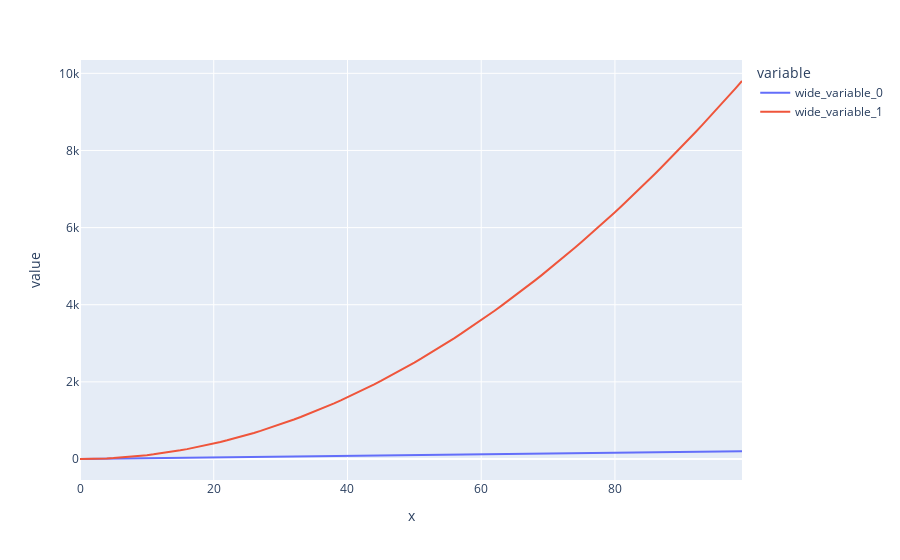

Source (notebook cell):
### Markdown cell above
using plotly express...

### Code cell
px.line(x=x,y=[y,z])

### Figure 1 — Plotly figure (JSON) as saved in the notebook; plotly's stock layout.template omitted (floating-point values rounded to 4 significant figures)
{"data": [{"hovertemplate": "variable=wide_variable_0<br>x=%{x}<br>value=%{y}<extra></extra>", "legendgroup": "wide_variable_0", "line": {"color": "#636efa", "dash": "solid"}, "mode": "lines", "name": "wide_variable_0", "orientation": "v", "showlegend": true, "type": "scatter", "x": [0, 1, 2, 3, 4, 5, 6, 7, 8, 9, 10, 11, 12, 13, 14, 15, 16, 17, 18, 19, 20, 21, 22, 23, 24, 25, 26, 27, 28, 29, 30, 31, 32, 33, 34, 35, 36, 37, 38, 39, 40, 41, 42, 43, 44, 45, 46, 47, 48, 49, 50, 51, 52, 53, 54, 55, 56, 57, 58, 59, 60, 61, 62, 63, 64, 65, 66, 67, 68, 69, 70, 71, 72, 73, 74, 75, 76, 77, 78, 79, 80, 81, 82, 83, 84, 85, 86, 87, 88, 89, 90, 91, 92, 93, 94, 95, 96, 97, 98, 99], "xaxis": "x", "y": [0, 2, 4, 6, 8, 10, 12, 14, 16, 18, 20, 22, 24, 26, 28, 30, 32, 34, 36, 38, 40, 42, 44, 46, 48, 50, 52, 54, 56, 58, 60, 62, 64, 66, 68, 70, 72, 74, 76, 78, 80, 82, 84, 86, 88, 90, 92, 94, 96, 98, 100, 102, 104, 106, 108, 110, 112, 114, 116, 118, 120, 122, 124, 126, 128, 130, 132, 134, 136, 138, 140, 142, 144, 146, 148, 150, 152, 154, 156, 158, 160, 162, 164, 166, 168, 170, 172, 174, 176, 178, 180, 182, 184, 186, 188, 190, 192, 194, 196, 198], "yaxis": "y"}, {"hovertemplate": "variable=wide_variable_1<br>x=%{x}<br>value=%{y}<extra></extra>", "legendgroup": "wide_variable_1", "line": {"color": "#EF553B", "dash": "solid"}, "mode": "lines", "name": "wide_variable_1", "orientation": "v", "showlegend": true, "type": "scatter", "x": [0, 1, 2, 3, 4, 5, 6, 7, 8, 9, 10, 11, 12, 13, 14, 15, 16, 17, 18, 19, 20, 21, 22, 23, 24, 25, 26, 27, 28, 29, 30, 31, 32, 33, 34, 35, 36, 37, 38, 39, 40, 41, 42, 43, 44, 45, 46, 47, 48, 49, 50, 51, 52, 53, 54, 55, 56, 57, 58, 59, 60, 61, 62, 63, 64, 65, 66, 67, 68, 69, 70, 71, 72, 73, 74, 75, 76, 77, 78, 79, 80, 81, 82, 83, 84, 85, 86, 87, 88, 89, 90, 91, 92, 93, 94, 95, 96, 97, 98, 99], "xaxis": "x", "y": [0, 1, 4, 9, 16, 25, 36, 49, 64, 81, 100, 121, 144, 169, 196, 225, 256, 289, 324, 361, 400, 441, 484, 529, 576, 625, 676, 729, 784, 841, 900, 961, 1024, 1089, 1156, 1225, 1296, 1369, 1444, 1521, 1600, 1681, 1764, 1849, 1936, 2025, 2116, 2209, 2304, 2401, 2500, 2601, 2704, 2809, 2916, 3025, 3136, 3249, 3364, 3481, 3600, 3721, 3844, 3969, 4096, 4225, 4356, 4489, 4624, 4761, 4900, 5041, 5184, 5329, 5476, 5625, 5776, 5929, 6084, 6241, 6400, 6561, 6724, 6889, 7056, 7225, 7396, 7569, 7744, 7921, 8100, 8281, 8464, 8649, 8836, 9025, 9216, 9409, 9604, 9801], "yaxis": "y"}], "layout": {"autosize": true, "legend": {"title": {"text": "variable"}, "tracegroupgap": 0}, "margin": {"t": 60}, "xaxis": {"anchor": "y", "autorange": true, "domain": [0, 1], "range": [0, 99], "title": {"text": "x"}, "type": "linear"}, "yaxis": {"anchor": "x", "autorange": true, "domain": [0, 1], "range": [-544.5, 10350.0], "title": {"text": "value"}, "type": "linear"}}}
